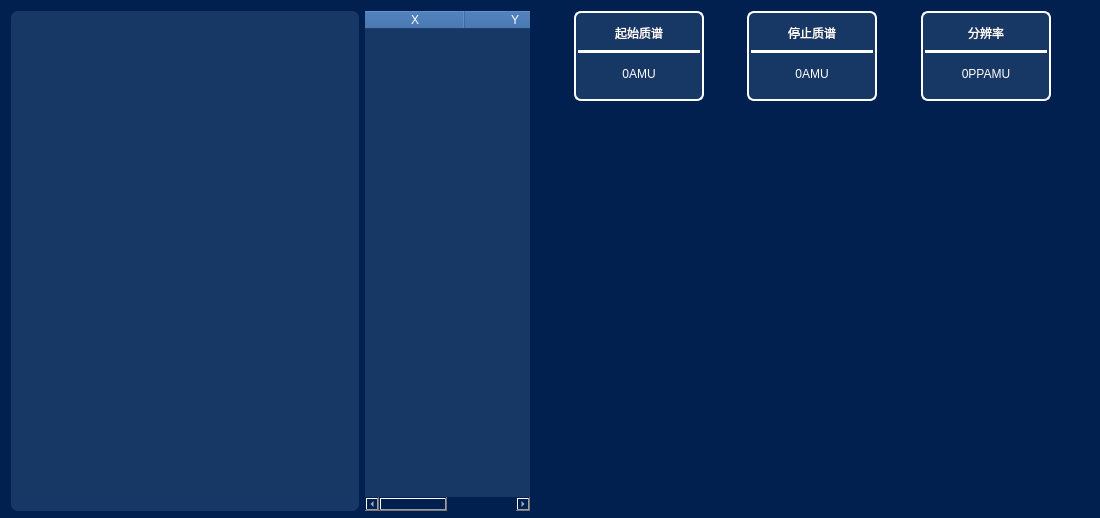
<?xml version="1.0" encoding="UTF-8"?>
<ui version="4.0">
 <class>showDiagram</class>
 <widget class="QWidget" name="showDiagram">
  <property name="geometry">
   <rect>
    <x>0</x>
    <y>0</y>
    <width>1100</width>
    <height>518</height>
   </rect>
  </property>
  <property name="minimumSize">
   <size>
    <width>1100</width>
    <height>500</height>
   </size>
  </property>
  <property name="maximumSize">
   <size>
    <width>1100</width>
    <height>518</height>
   </size>
  </property>
  <property name="windowTitle">
   <string>Form</string>
  </property>
  <property name="styleSheet">
   <string notr="true">#horizontalLayout
{
 background-color: rgb(23, 56, 101);

background-color: rgb(23, 56, 101);
border-radius: 7px; 
}
QWidget{
	background-color: rgb(1, 32, 79);
font: 10pt &quot;Microsoft YaHei UI&quot;;
    border-radius: 7px; 
	color: rgb(255, 255, 255);
}


QListWidget
{
background-color: rgb(23, 56, 101);
font: 10pt &quot;Microsoft YaHei UI&quot;;
border-radius: 7px; 
}

QTableWidget
{
background-color: rgb(23, 56, 101);;
	selection-background-color: rgb(85, 85, 255);
	selection-color: rgb(255, 255, 255);
font: 10pt &quot;Microsoft YaHei UI&quot;;
border-radius: 7px; 
color:rgb(255,255,255);
}
QHeaderView::section {
    color: rgb(255, 255, 255);
	background-color: rgb(36, 89, 158);
 }
</string>
  </property>
  <layout class="QHBoxLayout" name="horizontalLayout_2">
   <item>
    <widget class="QListWidget" name="listWidget">
     <property name="minimumSize">
      <size>
       <width>348</width>
       <height>500</height>
      </size>
     </property>
     <property name="maximumSize">
      <size>
       <width>348</width>
       <height>500</height>
      </size>
     </property>
     <property name="styleSheet">
      <string notr="true"/>
     </property>
    </widget>
   </item>
   <item>
    <widget class="QTableWidget" name="tableWidget">
     <property name="minimumSize">
      <size>
       <width>165</width>
       <height>500</height>
      </size>
     </property>
     <property name="maximumSize">
      <size>
       <width>165</width>
       <height>500</height>
      </size>
     </property>
     <property name="layoutDirection">
      <enum>Qt::LeftToRight</enum>
     </property>
     <property name="styleSheet">
      <string notr="true"/>
     </property>
     <column>
      <property name="text">
       <string>X</string>
      </property>
     </column>
     <column>
      <property name="text">
       <string>Y</string>
      </property>
     </column>
    </widget>
   </item>
   <item>
    <layout class="QVBoxLayout" name="verticalLayout">
     <item>
      <layout class="QHBoxLayout" name="horizontalLayout">
       <item>
        <spacer name="horizontalSpacer">
         <property name="orientation">
          <enum>Qt::Horizontal</enum>
         </property>
         <property name="sizeHint" stdset="0">
          <size>
           <width>40</width>
           <height>20</height>
          </size>
         </property>
        </spacer>
       </item>
       <item>
        <widget class="QWidget" name="Start_AMU_Display" native="true">
         <property name="minimumSize">
          <size>
           <width>130</width>
           <height>60</height>
          </size>
         </property>
         <property name="maximumSize">
          <size>
           <width>130</width>
           <height>16777215</height>
          </size>
         </property>
         <property name="styleSheet">
          <string notr="true">QWidget
{
background-color: rgb(23, 56, 101);
font: 15pt &quot;Microsoft YaHei UI&quot;;
}

#Start_AMU_Display{border:2px solid rgb(255, 255, 255);font: 700 16pt &quot;Microsoft YaHei UI&quot;;}
#title_4{
	color: rgb(255, 255, 255);
}
#line_5
{
background-color: rgb(255, 255, 255);
}</string>
         </property>
         <layout class="QVBoxLayout" name="verticalLayout_9" stretch="3,0,8">
          <property name="spacing">
           <number>0</number>
          </property>
          <property name="leftMargin">
           <number>4</number>
          </property>
          <property name="topMargin">
           <number>4</number>
          </property>
          <property name="rightMargin">
           <number>4</number>
          </property>
          <property name="bottomMargin">
           <number>4</number>
          </property>
          <item>
           <widget class="QLabel" name="title_4">
            <property name="sizePolicy">
             <sizepolicy hsizetype="Preferred" vsizetype="Maximum">
              <horstretch>0</horstretch>
              <verstretch>0</verstretch>
             </sizepolicy>
            </property>
            <property name="minimumSize">
             <size>
              <width>92</width>
              <height>23</height>
             </size>
            </property>
            <property name="styleSheet">
             <string notr="true">font: 700 14pt &quot;Microsoft YaHei UI&quot;;</string>
            </property>
            <property name="text">
             <string>起始质谱</string>
            </property>
            <property name="alignment">
             <set>Qt::AlignCenter</set>
            </property>
           </widget>
          </item>
          <item>
           <widget class="Line" name="line_5">
            <property name="enabled">
             <bool>true</bool>
            </property>
            <property name="styleSheet">
             <string notr="true">#line_5
{
background-color: rgb(255, 255, 255);
}

#line_5::disabled
{
background-color: rgb(158, 158, 158);
}</string>
            </property>
            <property name="frameShadow">
             <enum>QFrame::Plain</enum>
            </property>
            <property name="orientation">
             <enum>Qt::Horizontal</enum>
            </property>
           </widget>
          </item>
          <item>
           <widget class="QLabel" name="Start_AMU_Value">
            <property name="maximumSize">
             <size>
              <width>16777215</width>
              <height>30</height>
             </size>
            </property>
            <property name="styleSheet">
             <string notr="true">font: 700 16pt &quot;Microsoft YaHei UI&quot;;
color: rgb(255, 255, 255);


</string>
            </property>
            <property name="text">
             <string>0AMU</string>
            </property>
            <property name="alignment">
             <set>Qt::AlignCenter</set>
            </property>
           </widget>
          </item>
         </layout>
        </widget>
       </item>
       <item>
        <spacer name="horizontalSpacer_3">
         <property name="orientation">
          <enum>Qt::Horizontal</enum>
         </property>
         <property name="sizeHint" stdset="0">
          <size>
           <width>40</width>
           <height>20</height>
          </size>
         </property>
        </spacer>
       </item>
       <item>
        <widget class="QWidget" name="Stop_AMU_Display" native="true">
         <property name="minimumSize">
          <size>
           <width>130</width>
           <height>60</height>
          </size>
         </property>
         <property name="maximumSize">
          <size>
           <width>130</width>
           <height>16777215</height>
          </size>
         </property>
         <property name="styleSheet">
          <string notr="true">QWidget
{
background-color: rgb(23, 56, 101);
font: 15pt &quot;Microsoft YaHei UI&quot;;
}

#Stop_AMU_Display{border:2px solid rgb(255, 255, 255);font: 700 16pt &quot;Microsoft YaHei UI&quot;;}
#title_5{
	color: rgb(255, 255, 255);
}
#line_6
{
background-color: rgb(255, 255, 255);
}</string>
         </property>
         <layout class="QVBoxLayout" name="verticalLayout_10" stretch="3,0,8">
          <property name="spacing">
           <number>0</number>
          </property>
          <property name="leftMargin">
           <number>4</number>
          </property>
          <property name="topMargin">
           <number>4</number>
          </property>
          <property name="rightMargin">
           <number>4</number>
          </property>
          <property name="bottomMargin">
           <number>4</number>
          </property>
          <item>
           <widget class="QLabel" name="title_5">
            <property name="sizePolicy">
             <sizepolicy hsizetype="Preferred" vsizetype="Maximum">
              <horstretch>0</horstretch>
              <verstretch>0</verstretch>
             </sizepolicy>
            </property>
            <property name="minimumSize">
             <size>
              <width>92</width>
              <height>23</height>
             </size>
            </property>
            <property name="maximumSize">
             <size>
              <width>16777215</width>
              <height>16777215</height>
             </size>
            </property>
            <property name="styleSheet">
             <string notr="true">font: 700 14pt &quot;Microsoft YaHei UI&quot;;</string>
            </property>
            <property name="text">
             <string>停止质谱</string>
            </property>
            <property name="alignment">
             <set>Qt::AlignCenter</set>
            </property>
           </widget>
          </item>
          <item>
           <widget class="Line" name="line_6">
            <property name="enabled">
             <bool>true</bool>
            </property>
            <property name="styleSheet">
             <string notr="true">#line_5
{
background-color: rgb(255, 255, 255);
}

#line_5::disabled
{
background-color: rgb(158, 158, 158);
}</string>
            </property>
            <property name="frameShadow">
             <enum>QFrame::Plain</enum>
            </property>
            <property name="orientation">
             <enum>Qt::Horizontal</enum>
            </property>
           </widget>
          </item>
          <item>
           <widget class="QLabel" name="Stop_AMU_Value">
            <property name="maximumSize">
             <size>
              <width>16777215</width>
              <height>30</height>
             </size>
            </property>
            <property name="styleSheet">
             <string notr="true">font: 700 16pt &quot;Microsoft YaHei UI&quot;;
color: rgb(255, 255, 255);


</string>
            </property>
            <property name="text">
             <string>0AMU</string>
            </property>
            <property name="alignment">
             <set>Qt::AlignCenter</set>
            </property>
           </widget>
          </item>
         </layout>
        </widget>
       </item>
       <item>
        <spacer name="horizontalSpacer_4">
         <property name="orientation">
          <enum>Qt::Horizontal</enum>
         </property>
         <property name="sizeHint" stdset="0">
          <size>
           <width>40</width>
           <height>20</height>
          </size>
         </property>
        </spacer>
       </item>
       <item>
        <widget class="QWidget" name="Ppamu_Display" native="true">
         <property name="minimumSize">
          <size>
           <width>130</width>
           <height>60</height>
          </size>
         </property>
         <property name="maximumSize">
          <size>
           <width>130</width>
           <height>16777215</height>
          </size>
         </property>
         <property name="styleSheet">
          <string notr="true">QWidget
{
background-color: rgb(23, 56, 101);
font: 15pt &quot;Microsoft YaHei UI&quot;;
}

#Ppamu_Display{border:2px solid rgb(255, 255, 255);font: 700 16pt &quot;Microsoft YaHei UI&quot;;}
#title_6{
	color: rgb(255, 255, 255);
}
#line_7
{
background-color: rgb(255, 255, 255);
}</string>
         </property>
         <layout class="QVBoxLayout" name="verticalLayout_11" stretch="3,0,8">
          <property name="spacing">
           <number>0</number>
          </property>
          <property name="leftMargin">
           <number>4</number>
          </property>
          <property name="topMargin">
           <number>4</number>
          </property>
          <property name="rightMargin">
           <number>4</number>
          </property>
          <property name="bottomMargin">
           <number>4</number>
          </property>
          <item>
           <widget class="QLabel" name="title_6">
            <property name="sizePolicy">
             <sizepolicy hsizetype="Preferred" vsizetype="Maximum">
              <horstretch>0</horstretch>
              <verstretch>0</verstretch>
             </sizepolicy>
            </property>
            <property name="minimumSize">
             <size>
              <width>92</width>
              <height>23</height>
             </size>
            </property>
            <property name="maximumSize">
             <size>
              <width>16777215</width>
              <height>16777215</height>
             </size>
            </property>
            <property name="styleSheet">
             <string notr="true">font: 700 14pt &quot;Microsoft YaHei UI&quot;;</string>
            </property>
            <property name="text">
             <string>分辨率</string>
            </property>
            <property name="alignment">
             <set>Qt::AlignCenter</set>
            </property>
           </widget>
          </item>
          <item>
           <widget class="Line" name="line_7">
            <property name="enabled">
             <bool>true</bool>
            </property>
            <property name="styleSheet">
             <string notr="true">#line_5
{
background-color: rgb(255, 255, 255);
}

#line_5::disabled
{
background-color: rgb(158, 158, 158);
}</string>
            </property>
            <property name="frameShadow">
             <enum>QFrame::Plain</enum>
            </property>
            <property name="orientation">
             <enum>Qt::Horizontal</enum>
            </property>
           </widget>
          </item>
          <item>
           <widget class="QLabel" name="Ppamu_Value">
            <property name="maximumSize">
             <size>
              <width>16777215</width>
              <height>30</height>
             </size>
            </property>
            <property name="styleSheet">
             <string notr="true">font: 700 16pt &quot;Microsoft YaHei UI&quot;;
color: rgb(255, 255, 255);


</string>
            </property>
            <property name="text">
             <string>0PPAMU</string>
            </property>
            <property name="alignment">
             <set>Qt::AlignCenter</set>
            </property>
           </widget>
          </item>
         </layout>
        </widget>
       </item>
       <item>
        <spacer name="horizontalSpacer_2">
         <property name="orientation">
          <enum>Qt::Horizontal</enum>
         </property>
         <property name="sizeHint" stdset="0">
          <size>
           <width>40</width>
           <height>20</height>
          </size>
         </property>
        </spacer>
       </item>
      </layout>
     </item>
     <item>
      <widget class="QCustomPlot" name="customPlot" native="true">
       <property name="minimumSize">
        <size>
         <width>510</width>
         <height>400</height>
        </size>
       </property>
       <property name="maximumSize">
        <size>
         <width>610</width>
         <height>400</height>
        </size>
       </property>
       <property name="styleSheet">
        <string notr="true"/>
       </property>
      </widget>
     </item>
    </layout>
   </item>
  </layout>
 </widget>
 <customwidgets>
  <customwidget>
   <class>QCustomPlot</class>
   <extends>QWidget</extends>
   <header location="global">qcustomplot.h</header>
   <container>1</container>
  </customwidget>
 </customwidgets>
 <resources/>
 <connections/>
</ui>
